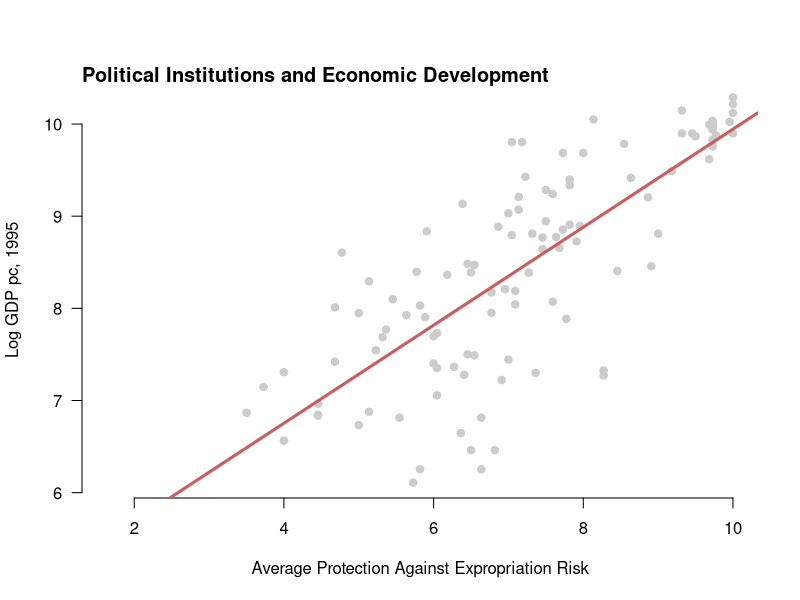
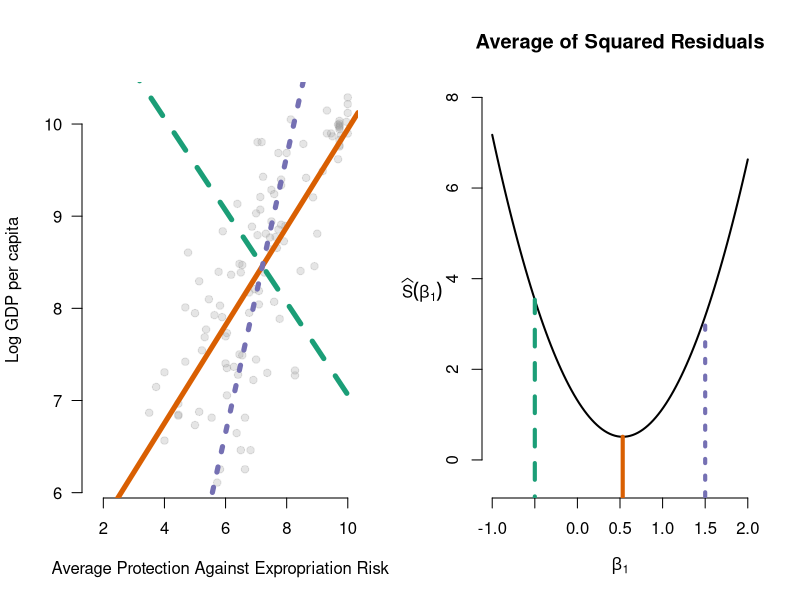
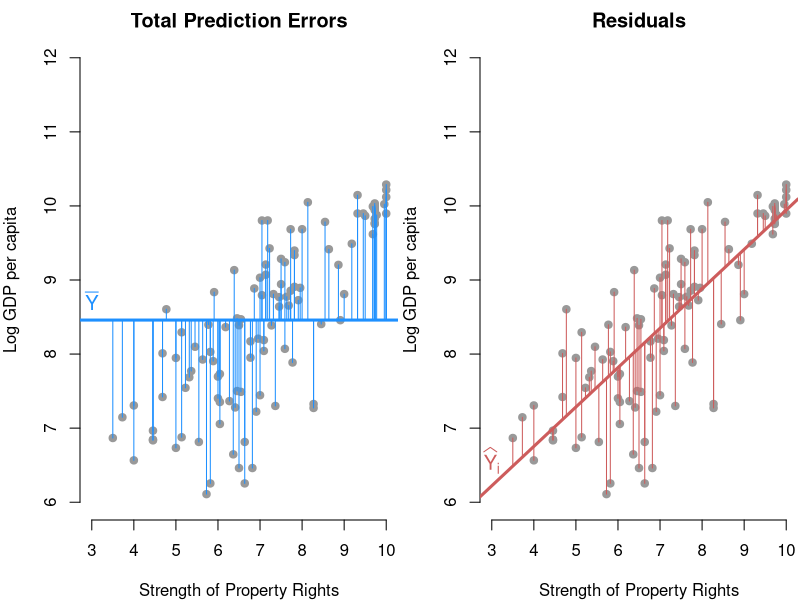
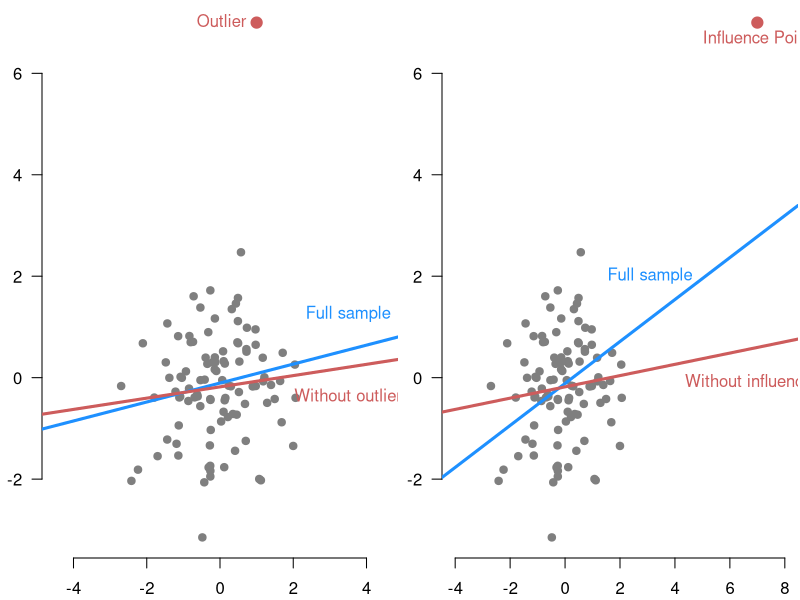

R code for these plots, in order:
## ---- chunk 1
#| label: fig-ajr-scatter
#| echo: false
#| fig.cap: Relationship between political institutions and economic development from Acemoglu, Johnson, and Robinson (2001)
ajr <- foreign::read.dta("assets/data/ajr.dta") 

mod <- lm(logpgp95 ~ avexpr, data = ajr)

plot(logpgp95 ~ avexpr, data = ajr, pch = 19, col = "grey80",
     bty = "n", las = 1,
     xlab = "Average Protection Against Expropriation Risk",
     ylab = "Log GDP pc, 1995")
title("Political Institutions and Economic Development", adj = 0, line = 0)
abline(mod, lwd = 3, col = "indianred")
## ---- chunk 2
#| label: fig-ssr-comp
#| echo: false
#| fig.cap: Different possible lines and their corresponding sum of squared residuals. 
library(RColorBrewer)
ey2 <- var(mod$model$logpgp95)
exy <- cov(mod$model$logpgp95, mod$model$avexpr)
ex2 <- var(mod$model$avexpr)
ex <- mean(mod$model$avexpr)
ey <- mean(mod$model$logpgp95)
ssr <- function(x) ey2 - 2 * x * exy + x ^ 2 * ex2
par(mfrow = c(1, 2))
plot(ajr$avexpr, ajr$logpgp95,
     xlab = "Average Protection Against Expropriation Risk",
     ylab = "Log GDP per capita", pch = 19, bty = "n", col = adjustcolor("grey60", alpha = 0.25 ), las = 1)
slopes <- c(-0.5, coef(mod)[2], 1.5)
cols <- brewer.pal(n = 3, "Dark2")
ltys <- c(2, 1, 3)
for (i in seq_along(slopes)) {
  b1 <- slopes[i]
  b0 <- ey - b1 * ex
  abline(a = b0, b = b1, col = cols[i], lwd = 5, lty = ltys[i])
}

curve(ssr, from = -1, to = 2, ylim = c(-0.5, 8),
      bty = "n", lwd = 2, xlab = expression(beta[1]),
      ylab = "")
mtext(side = 2, line = 2, expression(widehat(S)(beta[1])), las = 1)
title("Average of Squared Residuals")
for (i in seq_along(slopes)) {
  b1 <- slopes[i]
  b0 <- ey - b1 * ex
  segments(x0 = b1, y0 = -10, y1 = ssr(b1), lwd = 4, col = cols[i], lty = ltys[i])
}
## ---- chunk 3
#| label: fig-ssr-vs-tss
#| echo: false
#| fig.cap: Total sum of squares vs. the sum of squared residuals
par(mfrow = c(1, 2), mar = c(4,4, 2, 0.1))
ajr.mod <- lm(logpgp95 ~ avexpr, data = ajr)
ajr.dat <- model.frame(ajr.mod, data =ajr)
plot(ajr$avexpr, ajr$logpgp95, xlab = "Strength of Property Rights", ylab = "Log GDP per capita", pch = 19, bty = "n", xlim = c(3,10), ylim = c(6,12), col = "grey60", main = "Total Prediction Errors")
abline(h=mean(ajr.dat$logpgp95, na.rm = TRUE), col = "dodgerblue", lwd = 3)
segments(x0=ajr.dat$avexpr, y0=ajr.dat$logpgp95, y1=mean(ajr.dat$logpgp95), col = "dodgerblue")
text(x = 3, y = mean(ajr.dat$logpgp95), expression(bar(Y)), col = "dodgerblue", pos = 3, cex = 1.2)
plot(ajr$avexpr, ajr$logpgp95, xlab = "Strength of Property Rights", ylab = "Log GDP per capita", pch = 19, bty = "n", xlim = c(3,10), ylim = c(6,12), col = "grey60", main = "Residuals")
abline(ajr.mod, col = "indianred", lwd = 3)
segments(x0=ajr.dat$avexpr, y0 = ajr.dat$logpgp95, y1 = ajr.mod$fitted, col = "indianred")
text(x = 3, y = 6.25, expression(widehat(Y)[i]), col = "indianred", pos = 3, cex = 1.2)
## ---- chunk 4
#| label: fig-outlier
#| echo: false
#| fig.cap: An example of an outlier

set.seed(02138)
x <- rnorm(100, 0, 1)
y <- 0.2 * x + rnorm(100, 0, 1)
x <- c(x, 1)
y <- c(y, 7)
par(mar = c(2.1, 2.1, 0.1, 0.1))
plot(x,y, pch = 19, col = ifelse(1:101 != 101, "grey50", "indianred"),xlab="",ylab="",
     cex = ifelse(1:101 != 101, 1, 1.5), bty = "n", las = 1, xlim = c(-4.5, 4.5))
abline(lm(y~x), col = "dodgerblue", lwd = 3)
abline(lm(y[1:100] ~ x[1:100]), col = "indianred", lwd = 3)
text(3.5, -0.35, "Without outlier", col = "indianred")
text(3.5, 1.25, "Full sample", col = "dodgerblue")
text(1, 7, "Outlier", pos = 2, col = "indianred")
## ---- chunk 5
#| label: fig-influence
#| echo: false
#| fig.cap: An example of an influence point
set.seed(02138)
x <- rnorm(100, 0, 1)
y <- 0.2 * x + rnorm(100, 0, 1)
x <- c(x, 7)
y <- c(y, 7)
par(mar = c(2.1, 2.1, 0.1, 0.1))
plot(x,y, pch = 19, col = ifelse(1:101 != 101, "grey50", "indianred"),
     cex = ifelse(1:101 != 101, 1, 1.5), bty = "n", las = 1, xlim = c(-4,8))
abline(lm(y~x), col = "dodgerblue", lwd = 3)
abline(lm(y[1:100] ~ x[1:100]), col = "indianred", lwd = 3)
text(4, -0.1, "Without influence point", pos = 4, col = "indianred")
text(5, 2, "Full sample", pos = 2, col = "dodgerblue")
text(7, 7, "Influence Point", pos = 1, col = "indianred")
